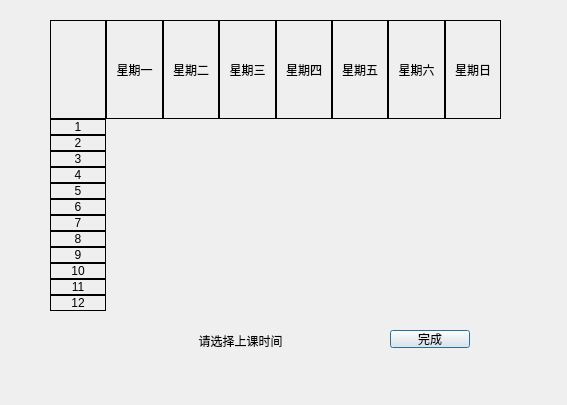
<?xml version="1.0" encoding="UTF-8"?>
<ui version="4.0">
 <class>CourseTimeDialog</class>
 <widget class="QDialog" name="CourseTimeDialog">
  <property name="geometry">
   <rect>
    <x>0</x>
    <y>0</y>
    <width>567</width>
    <height>405</height>
   </rect>
  </property>
  <property name="windowTitle">
   <string>Dialog</string>
  </property>
  <widget class="QLabel" name="MessageLabel">
   <property name="geometry">
    <rect>
     <x>190</x>
     <y>330</y>
     <width>101</width>
     <height>21</height>
    </rect>
   </property>
   <property name="text">
    <string>请选择上课时间</string>
   </property>
   <property name="alignment">
    <set>Qt::AlignCenter</set>
   </property>
  </widget>
  <widget class="QPushButton" name="CreateButton">
   <property name="geometry">
    <rect>
     <x>390</x>
     <y>330</y>
     <width>80</width>
     <height>18</height>
    </rect>
   </property>
   <property name="text">
    <string>完成</string>
   </property>
  </widget>
  <widget class="QWidget" name="layoutWidget">
   <property name="geometry">
    <rect>
     <x>50</x>
     <y>20</y>
     <width>451</width>
     <height>291</height>
    </rect>
   </property>
   <layout class="QVBoxLayout" name="MainLayout" stretch="0,1">
    <property name="spacing">
     <number>0</number>
    </property>
    <item>
     <layout class="QHBoxLayout" name="WeekLayout">
      <property name="spacing">
       <number>0</number>
      </property>
      <item>
       <widget class="QLabel" name="BlankLabel">
        <property name="styleSheet">
         <string notr="true">border: 1px solid black</string>
        </property>
        <property name="text">
         <string/>
        </property>
       </widget>
      </item>
      <item>
       <widget class="QLabel" name="MonLabel">
        <property name="styleSheet">
         <string notr="true">border: 1px solid black</string>
        </property>
        <property name="text">
         <string>星期一</string>
        </property>
        <property name="alignment">
         <set>Qt::AlignCenter</set>
        </property>
       </widget>
      </item>
      <item>
       <widget class="QLabel" name="TueLabel">
        <property name="styleSheet">
         <string notr="true">border: 1px solid black</string>
        </property>
        <property name="text">
         <string>星期二</string>
        </property>
        <property name="alignment">
         <set>Qt::AlignCenter</set>
        </property>
       </widget>
      </item>
      <item>
       <widget class="QLabel" name="WedLabel">
        <property name="styleSheet">
         <string notr="true">border: 1px solid black</string>
        </property>
        <property name="text">
         <string>星期三</string>
        </property>
        <property name="alignment">
         <set>Qt::AlignCenter</set>
        </property>
       </widget>
      </item>
      <item>
       <widget class="QLabel" name="ThuLabel">
        <property name="styleSheet">
         <string notr="true">border: 1px solid black</string>
        </property>
        <property name="text">
         <string>星期四</string>
        </property>
        <property name="alignment">
         <set>Qt::AlignCenter</set>
        </property>
       </widget>
      </item>
      <item>
       <widget class="QLabel" name="FriLabel">
        <property name="styleSheet">
         <string notr="true">border: 1px solid black</string>
        </property>
        <property name="text">
         <string>星期五</string>
        </property>
        <property name="alignment">
         <set>Qt::AlignCenter</set>
        </property>
       </widget>
      </item>
      <item>
       <widget class="QLabel" name="SatLabel">
        <property name="styleSheet">
         <string notr="true">border: 1px solid black</string>
        </property>
        <property name="text">
         <string>星期六</string>
        </property>
        <property name="alignment">
         <set>Qt::AlignCenter</set>
        </property>
       </widget>
      </item>
      <item>
       <widget class="QLabel" name="SunLabel">
        <property name="styleSheet">
         <string notr="true">border: 1px solid black</string>
        </property>
        <property name="text">
         <string>星期日</string>
        </property>
        <property name="alignment">
         <set>Qt::AlignCenter</set>
        </property>
       </widget>
      </item>
     </layout>
    </item>
    <item>
     <layout class="QHBoxLayout" name="TableLayout" stretch="1,7">
      <property name="spacing">
       <number>0</number>
      </property>
      <item>
       <layout class="QVBoxLayout" name="TimeLayout">
        <property name="spacing">
         <number>0</number>
        </property>
        <item>
         <widget class="QLabel" name="T1Label">
          <property name="styleSheet">
           <string notr="true">border: 1px solid black</string>
          </property>
          <property name="text">
           <string>1</string>
          </property>
          <property name="alignment">
           <set>Qt::AlignCenter</set>
          </property>
         </widget>
        </item>
        <item>
         <widget class="QLabel" name="T2Label">
          <property name="styleSheet">
           <string notr="true">border: 1px solid black</string>
          </property>
          <property name="text">
           <string>2</string>
          </property>
          <property name="alignment">
           <set>Qt::AlignCenter</set>
          </property>
         </widget>
        </item>
        <item>
         <widget class="QLabel" name="T3Label">
          <property name="styleSheet">
           <string notr="true">border: 1px solid black</string>
          </property>
          <property name="text">
           <string>3</string>
          </property>
          <property name="alignment">
           <set>Qt::AlignCenter</set>
          </property>
         </widget>
        </item>
        <item>
         <widget class="QLabel" name="T4Label">
          <property name="styleSheet">
           <string notr="true">border: 1px solid black</string>
          </property>
          <property name="text">
           <string>4</string>
          </property>
          <property name="alignment">
           <set>Qt::AlignCenter</set>
          </property>
         </widget>
        </item>
        <item>
         <widget class="QLabel" name="T5Label">
          <property name="styleSheet">
           <string notr="true">border: 1px solid black</string>
          </property>
          <property name="text">
           <string>5</string>
          </property>
          <property name="alignment">
           <set>Qt::AlignCenter</set>
          </property>
         </widget>
        </item>
        <item>
         <widget class="QLabel" name="T6Label">
          <property name="styleSheet">
           <string notr="true">border: 1px solid black</string>
          </property>
          <property name="text">
           <string>6</string>
          </property>
          <property name="alignment">
           <set>Qt::AlignCenter</set>
          </property>
         </widget>
        </item>
        <item>
         <widget class="QLabel" name="T7Label">
          <property name="styleSheet">
           <string notr="true">border: 1px solid black</string>
          </property>
          <property name="text">
           <string>7</string>
          </property>
          <property name="alignment">
           <set>Qt::AlignCenter</set>
          </property>
         </widget>
        </item>
        <item>
         <widget class="QLabel" name="T8Label">
          <property name="styleSheet">
           <string notr="true">border: 1px solid black</string>
          </property>
          <property name="text">
           <string>8</string>
          </property>
          <property name="alignment">
           <set>Qt::AlignCenter</set>
          </property>
         </widget>
        </item>
        <item>
         <widget class="QLabel" name="T9Label">
          <property name="styleSheet">
           <string notr="true">border: 1px solid black</string>
          </property>
          <property name="text">
           <string>9</string>
          </property>
          <property name="alignment">
           <set>Qt::AlignCenter</set>
          </property>
         </widget>
        </item>
        <item>
         <widget class="QLabel" name="T10Label">
          <property name="styleSheet">
           <string notr="true">border: 1px solid black</string>
          </property>
          <property name="text">
           <string>10</string>
          </property>
          <property name="alignment">
           <set>Qt::AlignCenter</set>
          </property>
         </widget>
        </item>
        <item>
         <widget class="QLabel" name="T11Label">
          <property name="styleSheet">
           <string notr="true">border: 1px solid black</string>
          </property>
          <property name="text">
           <string>11</string>
          </property>
          <property name="alignment">
           <set>Qt::AlignCenter</set>
          </property>
         </widget>
        </item>
        <item>
         <widget class="QLabel" name="T12Label">
          <property name="styleSheet">
           <string notr="true">border: 1px solid black</string>
          </property>
          <property name="text">
           <string>12</string>
          </property>
          <property name="alignment">
           <set>Qt::AlignCenter</set>
          </property>
         </widget>
        </item>
       </layout>
      </item>
      <item>
       <layout class="QHBoxLayout" name="CourseTableLayout">
        <property name="spacing">
         <number>0</number>
        </property>
        <item>
         <layout class="QVBoxLayout" name="C1Layout"/>
        </item>
        <item>
         <layout class="QVBoxLayout" name="C2Layout"/>
        </item>
        <item>
         <layout class="QVBoxLayout" name="C3Layout"/>
        </item>
        <item>
         <layout class="QVBoxLayout" name="C4Layout"/>
        </item>
        <item>
         <layout class="QVBoxLayout" name="C5Layout"/>
        </item>
        <item>
         <layout class="QVBoxLayout" name="C6Layout"/>
        </item>
        <item>
         <layout class="QVBoxLayout" name="C7Layout"/>
        </item>
       </layout>
      </item>
     </layout>
    </item>
   </layout>
  </widget>
 </widget>
 <resources/>
 <connections/>
</ui>
